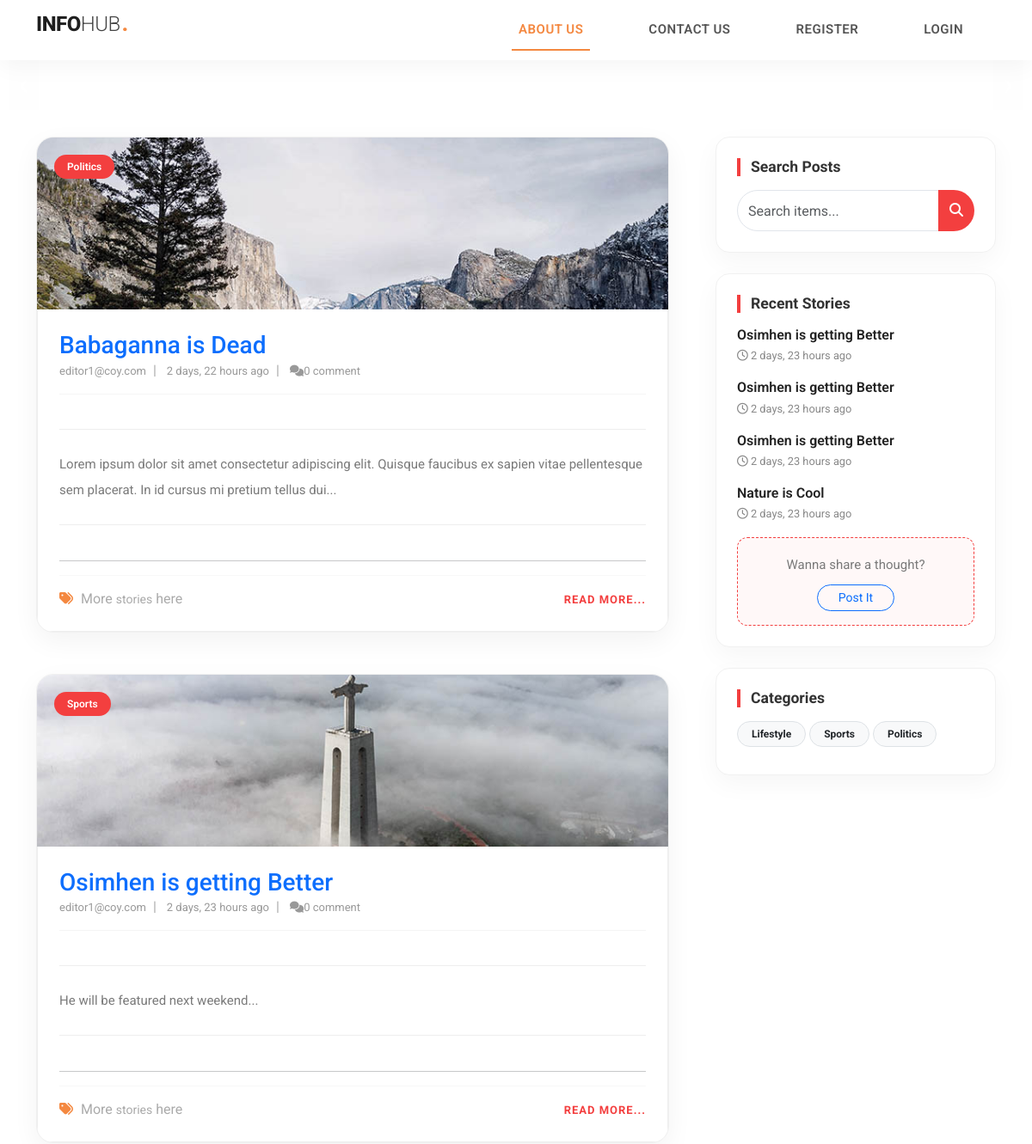
Before: / (upper part) with the older database file.
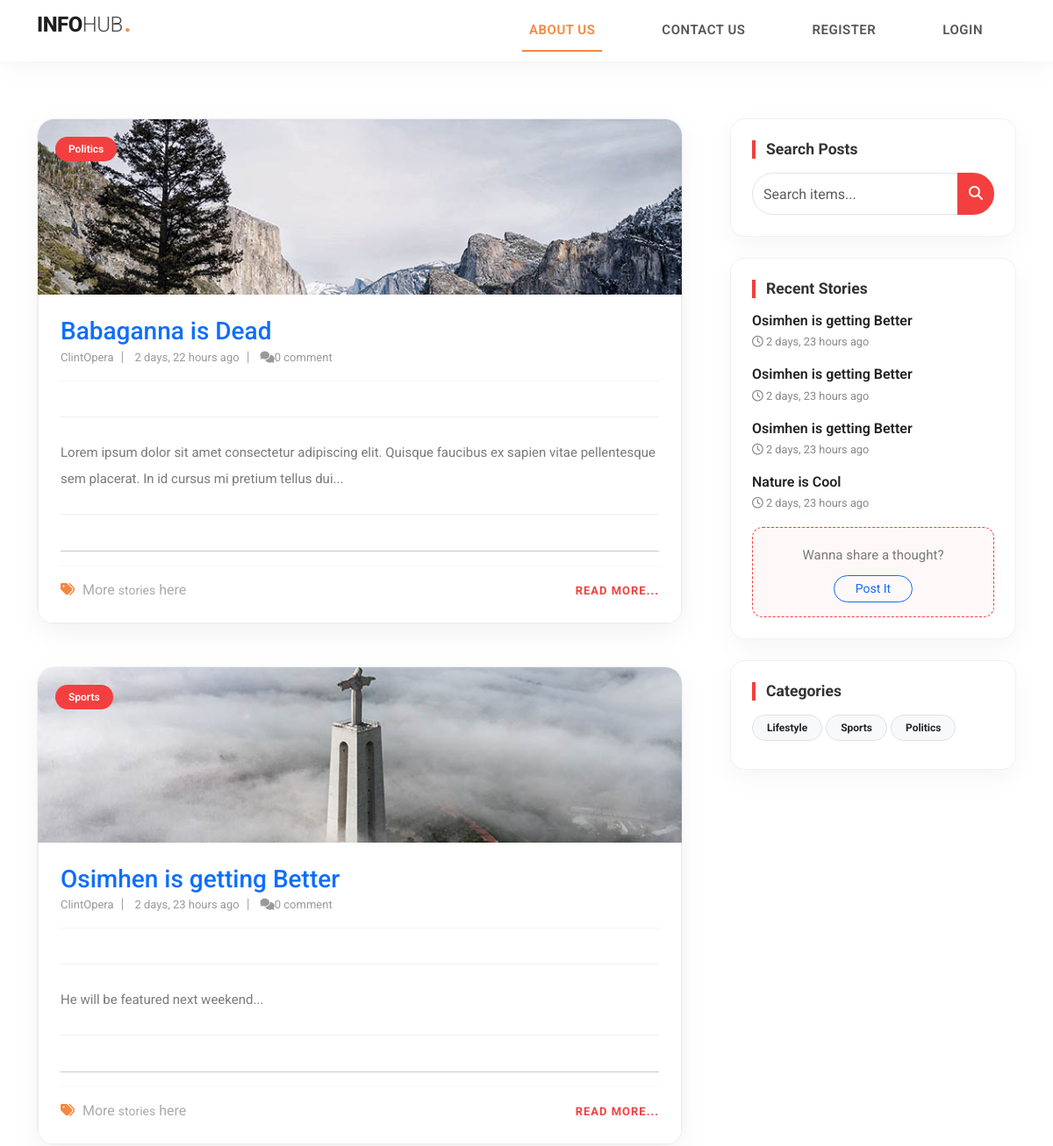
After: the same page with the newer database file.
### stories/models.py (models this page shows, shortened)
class Blog(models.Model):
    name = models.CharField(max_length=255)
    slug = models.SlugField(max_length=255, unique=True, blank=True)
    category = models.ForeignKey(Category, on_delete=models.CASCADE)
    author = models.ForeignKey(Users, on_delete=models.CASCADE)
    image = models.ImageField(upload_to='uploads/blog_image',)
    summary = models.CharField(max_length=255)
    body = models.TextField()
    status = models.CharField(max_length=50, choices=STATUS, default='draft')
    image_pg = models.ImageField(upload_to='uploads/blog_image_on_blog', blank=True, default='uploads/blog_image_on_blog/blog_default.jpg')
    is_featured = models.BooleanField(default=False)
    featured_image = models.ImageField(upload_to='uploads/featured_image', blank=True, default='uploads/featured_image/default.jpg')
    created_at = models.DateTimeField(auto_now_add=True)
    modified_at = models.DateTimeField(auto_now=True)

class Category(models.Model):
    user = models.ForeignKey(Users,on_delete=models.CASCADE, blank=True, null=True)
    name = models.CharField(max_length=50)
    slug = models.SlugField(max_length=255, unique=True, blank=True, null=True)
    created_at = models.DateTimeField(auto_now_add=True)
    modified_at = models.DateTimeField(auto_now=True)
    class Meta:
        verbose_name_plural = 'Categories'
    def __str__(self):
        return self.name

### users/models.py (models this page shows, shortened)
class Users(AbstractBaseUser, PermissionsMixin):
    first_name = models.CharField(max_length=50)
    last_name = models.CharField(max_length=50)
    username = models.CharField(max_length=50, unique=True)
    phone = models.CharField(max_length=50)
    email = models.EmailField(unique=True)
    date_joined = models.DateTimeField(auto_now_add=True)
    last_login = models.DateTimeField(auto_now_add=True)
    is_admin = models.BooleanField(default=False)
    is_staff = models.BooleanField(default=False)
    is_active = models.BooleanField(default=False)
    is_superuser = models.BooleanField(default=False)
    USERNAME_FIELD = 'email'
    REQUIRED_FIELDS = ['username', 'first_name', 'last_name']
    objects = UsersManager()
    def __str__(self):
        return self.email
    class Meta:
        verbose_name_plural = 'Users'

### infohub/views.py (the view)
# urls.py: 2. Add a URL to urlpatterns:  path('', views.home, name='home')
def home(request):
    stories = Blog.objects.all().order_by('-created_at')[:7]
    featured_stories = Blog.objects.filter(is_featured=True)
    paginator = Paginator(stories, 2)
    page_number = request.GET.get('page')
    try:
        paged_stories = paginator.get_page(page_number)
    except PageNotAnInteger:
        paged_stories = paginator.get_page(1)
    except EmptyPage:
        paged_stories = paginator.get_page(paginator.num_pages)
    context = {'stories':paged_stories, 'featured_stories':featured_stories}
    return render(request, 'home.html', context)

### stories/context_processors.py (called while the page is built)
def cat_func(request):
    categories = Category.objects.all()
    return dict(categories=categories)

def post_func(request):
    posts = Blog.objects.filter(status='published').order_by('-created_at') #.filter(status='published')
    return dict(posts=posts)

### templates/home.html (shortened to what this page needs)
{% extends 'includes/base.html' %}
{% block content %}
<div class="main-banner header-text">
  <div class="container-fluid">
    <div class="owl-banner owl-carousel">
    </div>
  </div>
</div>
<section class="blog-posts mt-5">
  <div class="container">
    <div class="row">
      <div class="col-lg-8">
        <div class="all-blog-posts">
          {% if stories %}
            {% for story in stories %}
              <div class="modern-blog-card mb-5">
                <div class="blog-thumb">
                  <img src="{{story.image.url}}" class="img-fluid" alt="{{story.name}}">
                  <span class="card-category">{{story.category}}</span>
                </div>
                <div class="down-content p-4">
                  <a href="{% url 'story' story.slug %}"><h3>{{story.name}}</h3></a>
                  <ul class="post-info mb-3">
                    <li><a href="{% url 'other_user_profile' story.id %}">{{story.author.username}}</a></li>
                    <li><a href="#">{{story.created_at | timesince}} ago</a></li>
                    {% if story.comments.count <= 1 %}
                      <li><a href="#"><i class="fas fa-comments"></i>{{story.comments.count}} comment</a></li>
                    {% else %}
                      <li><a href="#"><i class="fas fa-comments"></i>&nbsp;&nbsp;{{story.comments.count}} comments</a></li>
                    {% endif %}
                  </ul>
                  <p class="post-excerpt">{{story.body | slice:':150'}}...</p>
                  <hr>
                  <div class="post-options">
                    <div class="row align-items-center">
                      <div class="col-md-8">
                        <ul class="post-tags">
                          <li><i class="fa fa-tags"></i></li>
                          <li>More <a href="{% url 'stories' %}">stories</a> here</li>
                        </ul>
                      </div>
                      <div class="col-md-4 text-md-end">
                        <a href="{% url 'story' story.slug %}" class="read-more-btn">Read more...</a>
                      </div>
                    </div>
                  </div>
                </div>
              </div>
            {% endfor %}
        </div>
      </div>
      {% endif %}
      <div class="col-lg-4">
        {% include 'includes/sidebar.html' %}
      </div>
    </div>
  </div>
</section>
{% endblock %}

### templates/includes/sidebar.html (shortened to what this page needs)
<div class="sidebar">
    <div class="sidebar-card mb-4">
        <div class="sidebar-heading">
            <h5 class="mb-3">Search Posts</h5>
        </div>
        <form method="post" action="{% url 'search' %}" class="search-form">
            <div class="input-group">
                <input type="text" name="keyword" class="form-control styled-input" placeholder="Search items..." autocomplete="on">
                <button class="btn btn-accent" type="submit"><i class="fa fa-search"></i></button>
            </div>
        </form>
    </div>
    <div class="sidebar-card mb-4">
        <div class="sidebar-heading">
            <h5 class="mb-3">Recent Stories</h5>
        </div>
        <div class="recent-posts-list">
            {% if posts %}
                {% for post in posts %}
                <a href="{% url 'story' post.slug %}" class="post-item d-block text-decoration-none mb-3">
                    <h6 class="post-title">{{ post.name }}</h6>
                    <small class="post-meta"><i class="far fa-clock"></i> {{ post.created_at|timesince }} ago</small>
                </a>
                {% endfor %}
            {% endif %}
            <div class="cta-box mt-3 p-3 text-center">
                <p class="mb-2">Wanna share a thought?</p>
                <a href="{% url 'add_story' %}" class="btn btn-outline-primary btn-sm rounded-pill px-4">Post It</a>
            </div>
        </div>
    </div>
    <div class="sidebar-card">
        <div class="sidebar-heading">
            <h5 class="mb-3">Categories</h5>
        </div>
        <div class="category-chips">
            {% if categories %}
                {% for category in categories %}
                <a href="{% url 'category_posts' category.slug %}" class="badge rounded-pill bg-light text-dark border p-2 px-3 mb-2 d-inline-block transition-link">
                    {{ category.name }}
                </a>
                {% endfor %}
            {% endif %}
        </div>
    </div>
</div>

Changed rows visible on the page:
changed through a linked row, Blog "Babaganna is Dead": author.username "editor1@coy.com" → "ClintOpera"
changed through a linked row, Blog "He will be featured next weekend": author.username "editor1@coy.com" → "ClintOpera"
